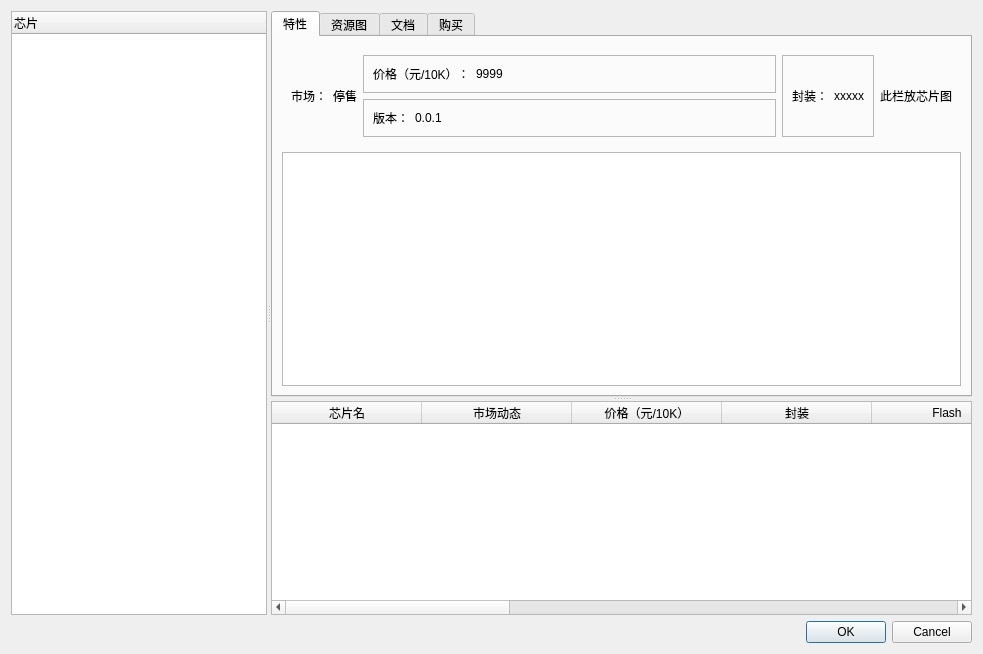
<?xml version="1.0" encoding="UTF-8"?>
<ui version="4.0">
 <class>DialogChooseMcu</class>
 <widget class="QDialog" name="DialogChooseMcu">
  <property name="geometry">
   <rect>
    <x>0</x>
    <y>0</y>
    <width>983</width>
    <height>654</height>
   </rect>
  </property>
  <property name="windowTitle">
   <string>Dialog</string>
  </property>
  <layout class="QGridLayout" name="gridLayout">
   <item row="0" column="0">
    <widget class="QSplitter" name="splitter">
     <property name="orientation">
      <enum>Qt::Horizontal</enum>
     </property>
     <widget class="TreeWidgetChooseMcu" name="utreeWidgetChooseMcu">
      <property name="sizePolicy">
       <sizepolicy hsizetype="Minimum" vsizetype="Minimum">
        <horstretch>1</horstretch>
        <verstretch>0</verstretch>
       </sizepolicy>
      </property>
      <property name="maximumSize">
       <size>
        <width>16777215</width>
        <height>16777215</height>
       </size>
      </property>
      <column>
       <property name="text">
        <string>芯片</string>
       </property>
      </column>
     </widget>
     <widget class="QSplitter" name="splitter_2">
      <property name="sizePolicy">
       <sizepolicy hsizetype="Preferred" vsizetype="Expanding">
        <horstretch>4</horstretch>
        <verstretch>0</verstretch>
       </sizepolicy>
      </property>
      <property name="orientation">
       <enum>Qt::Vertical</enum>
      </property>
      <property name="childrenCollapsible">
       <bool>false</bool>
      </property>
      <widget class="QTabWidget" name="tabWidget">
       <property name="currentIndex">
        <number>0</number>
       </property>
       <widget class="QWidget" name="tab">
        <attribute name="title">
         <string>特性</string>
        </attribute>
        <layout class="QGridLayout" name="gridLayout_7">
         <item row="0" column="0">
          <widget class="QFrame" name="frame_2">
           <property name="frameShape">
            <enum>QFrame::NoFrame</enum>
           </property>
           <property name="frameShadow">
            <enum>QFrame::Raised</enum>
           </property>
           <layout class="QGridLayout" name="gridLayout_6">
            <item row="2" column="2">
             <widget class="QFrame" name="frame_4">
              <property name="sizePolicy">
               <sizepolicy hsizetype="Expanding" vsizetype="Preferred">
                <horstretch>0</horstretch>
                <verstretch>0</verstretch>
               </sizepolicy>
              </property>
              <property name="frameShape">
               <enum>QFrame::StyledPanel</enum>
              </property>
              <property name="frameShadow">
               <enum>QFrame::Raised</enum>
              </property>
              <layout class="QGridLayout" name="gridLayout_4">
               <item row="0" column="0">
                <widget class="QLabel" name="label_6">
                 <property name="text">
                  <string>版本：</string>
                 </property>
                </widget>
               </item>
               <item row="0" column="1">
                <widget class="QLabel" name="label_7">
                 <property name="sizePolicy">
                  <sizepolicy hsizetype="Expanding" vsizetype="Preferred">
                   <horstretch>0</horstretch>
                   <verstretch>0</verstretch>
                  </sizepolicy>
                 </property>
                 <property name="text">
                  <string>0.0.1</string>
                 </property>
                </widget>
               </item>
              </layout>
             </widget>
            </item>
            <item row="0" column="3" rowspan="3">
             <widget class="QFrame" name="frame_5">
              <property name="sizePolicy">
               <sizepolicy hsizetype="Minimum" vsizetype="Preferred">
                <horstretch>0</horstretch>
                <verstretch>0</verstretch>
               </sizepolicy>
              </property>
              <property name="frameShape">
               <enum>QFrame::StyledPanel</enum>
              </property>
              <property name="frameShadow">
               <enum>QFrame::Raised</enum>
              </property>
              <layout class="QGridLayout" name="gridLayout_5">
               <item row="0" column="0">
                <widget class="QLabel" name="label_8">
                 <property name="text">
                  <string>封装：</string>
                 </property>
                </widget>
               </item>
               <item row="0" column="1">
                <widget class="QLabel" name="label_9">
                 <property name="text">
                  <string>xxxxx</string>
                 </property>
                </widget>
               </item>
              </layout>
             </widget>
            </item>
            <item row="0" column="2" rowspan="2">
             <widget class="QFrame" name="frame_3">
              <property name="sizePolicy">
               <sizepolicy hsizetype="Expanding" vsizetype="Preferred">
                <horstretch>0</horstretch>
                <verstretch>0</verstretch>
               </sizepolicy>
              </property>
              <property name="frameShape">
               <enum>QFrame::StyledPanel</enum>
              </property>
              <property name="frameShadow">
               <enum>QFrame::Raised</enum>
              </property>
              <layout class="QGridLayout" name="gridLayout_2">
               <item row="0" column="0">
                <widget class="QLabel" name="label_4">
                 <property name="text">
                  <string>价格（元/10K）：</string>
                 </property>
                </widget>
               </item>
               <item row="0" column="1">
                <widget class="QLabel" name="label_5">
                 <property name="sizePolicy">
                  <sizepolicy hsizetype="Expanding" vsizetype="Preferred">
                   <horstretch>0</horstretch>
                   <verstretch>0</verstretch>
                  </sizepolicy>
                 </property>
                 <property name="text">
                  <string>9999</string>
                 </property>
                </widget>
               </item>
              </layout>
             </widget>
            </item>
            <item row="0" column="1" rowspan="3">
             <widget class="QLabel" name="label_3">
              <property name="sizePolicy">
               <sizepolicy hsizetype="Minimum" vsizetype="Preferred">
                <horstretch>0</horstretch>
                <verstretch>0</verstretch>
               </sizepolicy>
              </property>
              <property name="text">
               <string>停售</string>
              </property>
             </widget>
            </item>
            <item row="0" column="0" rowspan="3">
             <widget class="QLabel" name="label_2">
              <property name="sizePolicy">
               <sizepolicy hsizetype="Minimum" vsizetype="Preferred">
                <horstretch>0</horstretch>
                <verstretch>0</verstretch>
               </sizepolicy>
              </property>
              <property name="text">
               <string>市场：</string>
              </property>
             </widget>
            </item>
            <item row="0" column="4" rowspan="3">
             <widget class="QLabel" name="label">
              <property name="sizePolicy">
               <sizepolicy hsizetype="Preferred" vsizetype="Expanding">
                <horstretch>0</horstretch>
                <verstretch>0</verstretch>
               </sizepolicy>
              </property>
              <property name="sizeIncrement">
               <size>
                <width>0</width>
                <height>0</height>
               </size>
              </property>
              <property name="baseSize">
               <size>
                <width>0</width>
                <height>0</height>
               </size>
              </property>
              <property name="text">
               <string>此栏放芯片图</string>
              </property>
              <property name="scaledContents">
               <bool>true</bool>
              </property>
             </widget>
            </item>
           </layout>
          </widget>
         </item>
         <item row="1" column="0">
          <widget class="TextBrowserReadMe" name="utextBrowserReadMe">
           <property name="font">
            <font>
             <family>JetBrains Mono</family>
            </font>
           </property>
           <property name="openExternalLinks">
            <bool>true</bool>
           </property>
           <property name="openLinks">
            <bool>true</bool>
           </property>
          </widget>
         </item>
        </layout>
       </widget>
       <widget class="QWidget" name="tab_2">
        <attribute name="title">
         <string>资源图</string>
        </attribute>
       </widget>
       <widget class="QWidget" name="tab_3">
        <attribute name="title">
         <string>文档</string>
        </attribute>
       </widget>
       <widget class="QWidget" name="tab_4">
        <attribute name="title">
         <string>购买</string>
        </attribute>
       </widget>
      </widget>
      <widget class="TableWidgetMcu" name="utableWidegtMcu">
       <property name="selectionBehavior">
        <enum>QAbstractItemView::SelectRows</enum>
       </property>
       <property name="textElideMode">
        <enum>Qt::ElideNone</enum>
       </property>
       <property name="sortingEnabled">
        <bool>true</bool>
       </property>
       <attribute name="horizontalHeaderDefaultSectionSize">
        <number>150</number>
       </attribute>
       <column>
        <property name="text">
         <string>芯片名</string>
        </property>
       </column>
       <column>
        <property name="text">
         <string>市场动态</string>
        </property>
       </column>
       <column>
        <property name="text">
         <string>价格（元/10K）</string>
        </property>
       </column>
       <column>
        <property name="text">
         <string>封装</string>
        </property>
       </column>
       <column>
        <property name="text">
         <string>Flash</string>
        </property>
       </column>
       <column>
        <property name="text">
         <string>RAM</string>
        </property>
       </column>
       <column>
        <property name="text">
         <string>IO</string>
        </property>
       </column>
       <column>
        <property name="text">
         <string>频率</string>
        </property>
       </column>
       <column>
        <property name="text">
         <string>公司</string>
        </property>
       </column>
       <column>
        <property name="text">
         <string>内核</string>
        </property>
       </column>
       <column>
        <property name="text">
         <string>主科</string>
        </property>
       </column>
       <column>
        <property name="text">
         <string>亚科</string>
        </property>
       </column>
      </widget>
     </widget>
    </widget>
   </item>
   <item row="1" column="0">
    <widget class="QDialogButtonBox" name="ubuttonBox">
     <property name="orientation">
      <enum>Qt::Horizontal</enum>
     </property>
     <property name="standardButtons">
      <set>QDialogButtonBox::Cancel|QDialogButtonBox::Ok</set>
     </property>
    </widget>
   </item>
  </layout>
 </widget>
 <customwidgets>
  <customwidget>
   <class>TableWidgetMcu</class>
   <extends>QTableWidget</extends>
   <header>TableWidgetMcu.h</header>
  </customwidget>
  <customwidget>
   <class>TextBrowserReadMe</class>
   <extends>QTextBrowser</extends>
   <header>TextBrowserReadMe.h</header>
  </customwidget>
  <customwidget>
   <class>TreeWidgetChooseMcu</class>
   <extends>QTreeWidget</extends>
   <header>TreeWidgetChooseMcu.h</header>
  </customwidget>
 </customwidgets>
 <resources/>
 <connections>
  <connection>
   <sender>ubuttonBox</sender>
   <signal>accepted()</signal>
   <receiver>DialogChooseMcu</receiver>
   <slot>accept()</slot>
   <hints>
    <hint type="sourcelabel">
     <x>248</x>
     <y>254</y>
    </hint>
    <hint type="destinationlabel">
     <x>157</x>
     <y>274</y>
    </hint>
   </hints>
  </connection>
  <connection>
   <sender>ubuttonBox</sender>
   <signal>rejected()</signal>
   <receiver>DialogChooseMcu</receiver>
   <slot>reject()</slot>
   <hints>
    <hint type="sourcelabel">
     <x>316</x>
     <y>260</y>
    </hint>
    <hint type="destinationlabel">
     <x>286</x>
     <y>274</y>
    </hint>
   </hints>
  </connection>
 </connections>
</ui>
